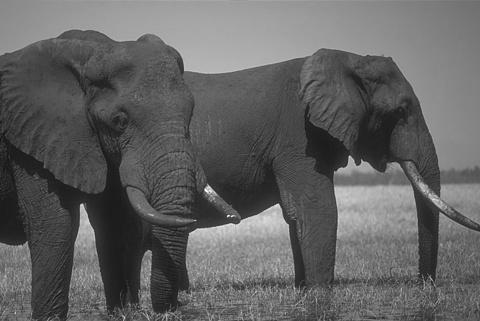
#> input picture elephant.png, 480 x 321 px
$ jupyter execute Image_segmentation.ipynb
#> lines starting #> are read from the running program, lines starting #| are printed output that depends on the picture
# There are variours Image Segmentation techniques. Some of them are shown in this notebook

[cell 1]
import cv2
import numpy as np
from matplotlib import pyplot as plt

# 1. Thresholding

[cell 2]
img=cv2.imread('elephant.png',cv2.IMREAD_UNCHANGED)
#> img is the input picture: shape (321, 480, 4); mean B, G, R, A 97.7, 97.7, 97.7, 255

plt.imshow(img)
plt.title('Original Image')
plt.show()

[cell 3]
ret,img_th=cv2.threshold(img,127,255,cv2.THRESH_BINARY)
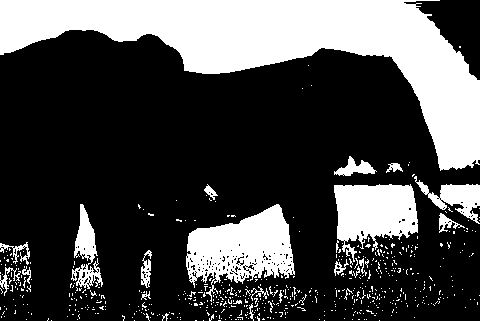
#> img_th: shape (321, 480, 4); mean B, G, R, A 74.4, 74.4, 74.4, 255
ret,img_th2=cv2.threshold(img,127,255,cv2.THRESH_BINARY_INV)
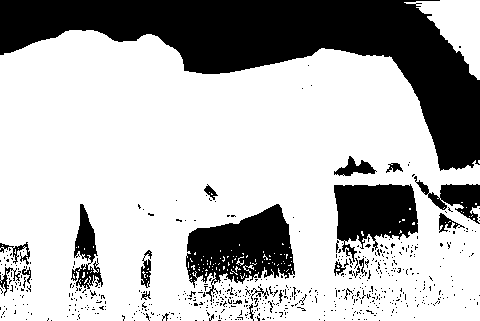
#> img_th2: shape (321, 480, 4); mean B, G, R, A 180.6, 180.6, 180.6, 0

plt.imshow(img_th)
plt.title(' Binary Thresholding')

plt.show()

[cell 4]
img=cv2.imread('elephant.png',cv2.IMREAD_GRAYSCALE)
#> img: shape (321, 480); min 15, max 255, mean 97.7
img_th3 = cv2.adaptiveThreshold(img,255,cv2.ADAPTIVE_THRESH_GAUSSIAN_C,cv2.THRESH_BINARY,11,2)
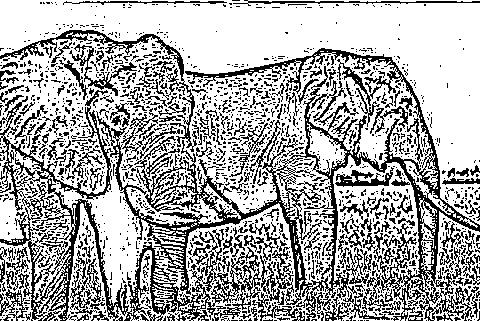
#> img_th3: shape (321, 480); 67.4% white; black in thin lines or dots

plt.imshow(img_th)
plt.title(' Adaptive Gaussian Golobal Thresholding')

plt.show()

$ run again, with polo.png copied over elephant.png
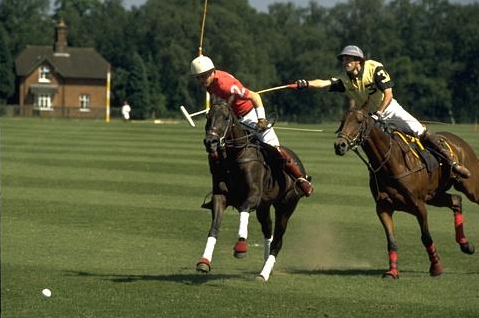
#> input picture polo.png, 479 x 318 px
#> img is the input picture: shape (318, 479, 4); mean B, G, R, A 54.4, 84.8, 80.1, 255
#> `img=cv2.imread('elephant.png',cv2.IMREAD_GRAYSCALE)`:
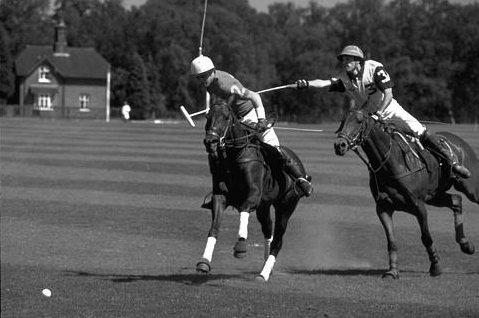
#> img: shape (318, 479); min 0, max 255, mean 79.4
#> `img_th3 = cv2.adaptiveThreshold(img,255,cv2.ADAPTIVE_THRESH_GAUSSIAN_C..`:
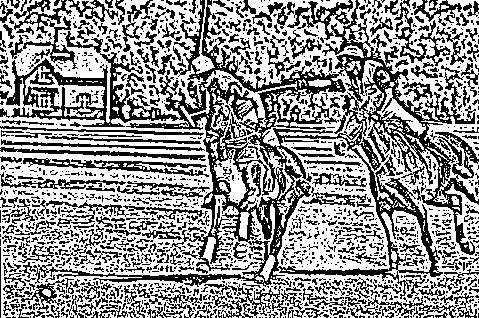
#> img_th3: shape (318, 479); 58.6% white; black in thin lines or dots
